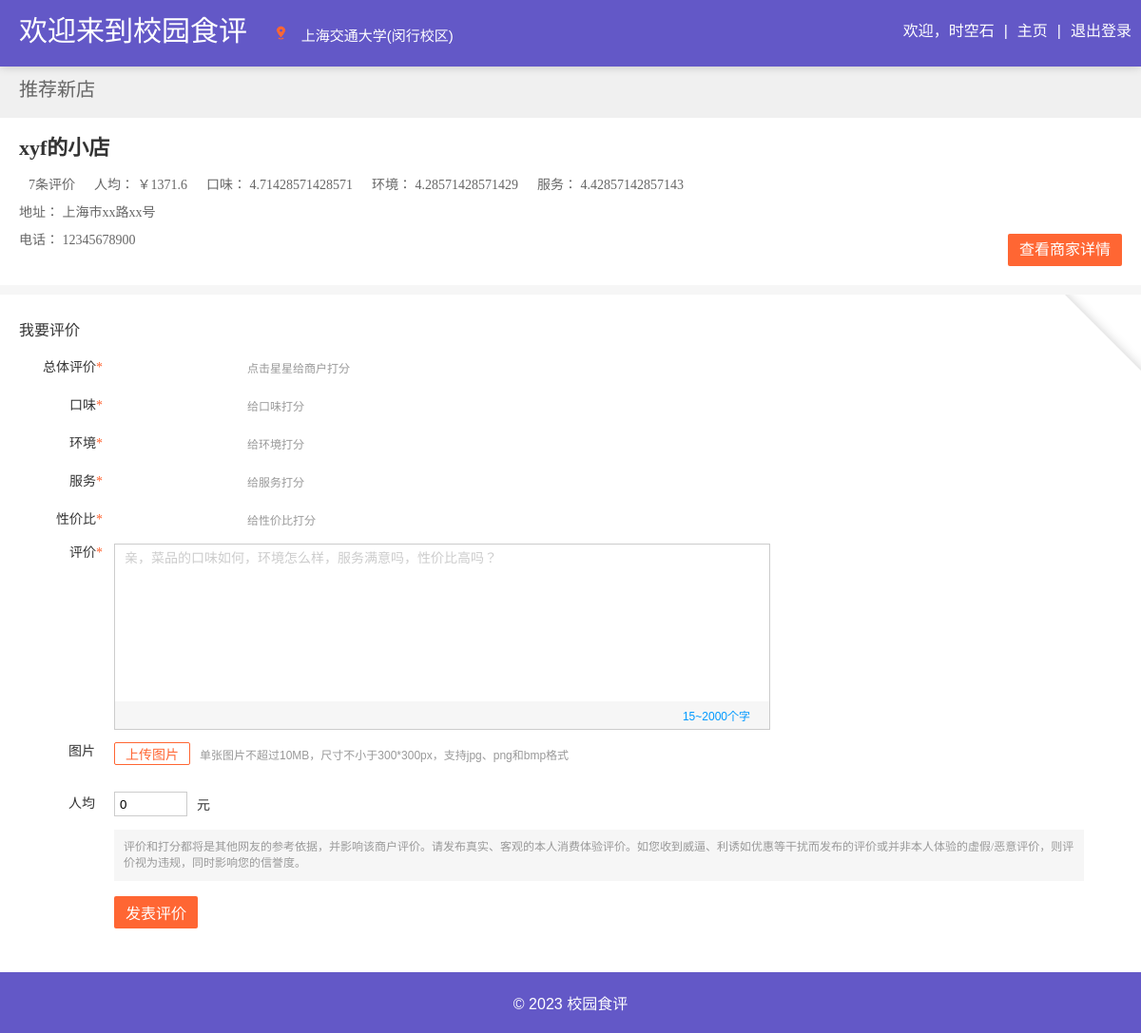
Screenshot of /1/create_comment/ (signed in) with the database file from the repository.
### post_create/models.py (models this page shows, shortened)
class Post(models.Model):
    title = models.CharField(max_length=200)
    school_name = models.CharField(max_length=200, null=True, blank=True)
    rest_remark = models.TextField(null=True, blank=True)
    author = models.CharField(max_length=255, null=True, blank=True)
    nickname = models.CharField(max_length=255, null=True, blank=True)
    address = models.CharField(max_length=255, null=True, blank=True)  # 设置默认为空字符串
    phone = models.CharField(max_length=15, default='')  # 设置默认为空字符串
    dining_methods = models.CharField(max_length=15, null=True, blank=True)
    nearby_schools = models.CharField(max_length=20, default='')  # 设置默认为空字符串
    rest_image = models.ImageField(upload_to='restaurant_images/', null=True, blank=True)
    avg_cost = models.DecimalField(max_digits=5, decimal_places=1, null=True, blank=True)
    avg_score1 = models.FloatField(null=True, blank=True)
    avg_score2 = models.FloatField(null=True, blank=True)
    avg_score3 = models.FloatField(null=True, blank=True)
    avg_score4 = models.FloatField(null=True, blank=True)
    avg_score = models.FloatField(null=True, blank=True)
    last_comment_time = models.DateTimeField(null=True, blank=True)
    high_count = models.PositiveIntegerField(default=0)
    mid_count = models.PositiveIntegerField(default=0)
    low_count = models.PositiveIntegerField(default=0)
    comment_count = models.PositiveIntegerField(default=0)
    most_recom = models.CharField(max_length=20, null=True, blank=True)

### post_create/views.py (the view, shortened to what this page needs)
# urls.py: path('<int:restaurant_id>/create_comment/', views.create_comment, name='create_comment'),
@csrf_exempt
@login_required
def create_comment(request, restaurant_id):
    restaurant = Post.objects.get(pk=restaurant_id)
    comments = Comment.objects.filter(post=restaurant)
    comment_form = CommentForm()  # 创建评论表单实例
    return render(request, 'create_comment.html',
                  {'restaurant': restaurant, 'comments': comments, 'comment_form': comment_form})

### post_create/forms.py
class CommentForm(forms.ModelForm):
    class Meta:
        model = Comment
        fields = ['score', 'score_1', 'score_2', 'score_3', 'score_4', 'per_person_cost', 'content', 'image']
        labels = {
            'score': '总体评价',
            'score_1': '口味',
            'score_2': '环境',
            'score_3': '服务',
            'score_4': '性价比',
            'per_person_cost': '人均消费',
            'content': '评价',
        }

### post_create/templates/create_comment.html (shortened to what this page needs)
<!DOCTYPE html>
{% load static %}
<html>
  <head>
    <link rel="stylesheet" href="{% static 'css/create_1.css' %}" type="text/css" />
    <link rel="stylesheet" href="{% static 'css/style.css' %}" />
    <link rel="stylesheet" href="{% static 'css/reset.css' %}" />
  </head>
  <body>
    <div class="banner">
      <div class="left-text">欢迎来到校园食评
        <a target="_blank" class="now_school">
          <span class="map-icon"></span>
          <span class="J-current-city"style="text-decoration: none; color: white;font-size: 15px">{{restaurant.school_name}}</span>
        </a>
      </div>
      <div class="right-text">
        <a href ="/logout" style="text-decoration: none; color: white">
        退出登录
        </a>
        </div>
        <div class="right-text">|</div>
        <div class="right-text">
          <a href ="/" style="text-decoration: none; color: white">
          主页
          </a>
          </div>
          <div class="right-text">|</div>
        <div class="right-text">
        <a href="/my_homepage" style="text-decoration: none; color: white">欢迎，{{ user.first_name }}</a>
        </div>
      </div>
    <div style="display: flex; justify-content: space-between">
      <div class="top">
        <div class="container">
          <ul class="clearfix">
            <li><a href="{% url 'create_post' restaurant.school_name %}"target="_blank">推荐新店</a></li>
          </ul>
        </div>
      </div>
    </div>
    <div class="review-wrapper">
      <div class="review-module">
        <div class="review-left">
          <div class="shop-info shop-info-wrapper">
            <h1 class="shop-name">{{ restaurant.title }}</h1>
            <div class="rank-info">
              <span class="reviews">{{ restaurant.comment_count }}条评价</span
              ><span class="price">人均： ￥{{ restaurant.avg_cost|default:" " }}</span
              ><span class="score"
                ><span class="item">口味： {{ restaurant.avg_score1|default:"暂无" }}</span
                ><span class="item">环境： {{ restaurant.avg_score2|default:"暂无" }}</span
                ><span class="item">服务： {{ restaurant.avg_score3|default:"暂无" }}</span></span
              >
            </div>
            <div class="address-info">
              <span class="info-name">地址：</span
              ><span class="street-address"> {{ restaurant.address }}</span>
            </div>
            <div class="tel">
              <span class="info-name">电话：</span
              ><span class="tel-number"> {{ restaurant.phone|default:" " }}</span
              >
            </div>
            <div class="more-wrap">
              <a
                class="action-view"
                href="{% url 'restaurant_detail' restaurant.id %}"
                target="_blank"
                rel="noopener noreferrer"
                >查看商家详情</a
              >
            </div>
          </div>
          <div class="review-body">
            <div class="qr-code-module">
              <div class="qr-code-wrap qr-code-container">
                <div class="qr-roll">
                  <div class="inner-qr-roll" role="presentation">
                    <div class="wrap-qr-img">
                      <span class="roll-corner"></span>
                    </div>
                  </div>
                </div>
              </div>
            </div>
            <div class="title">我要评价</div>
              <form method="POST" enctype="multipart/form-data">
                <div class="metric-star metric-star-wrapper">
                <div class="metric-star-item">
                <div class="rc-rate-name">
                  总体评价<em class="rc-rate-required">*</em>
                </div>
                <ul class="rc-rate">
                  <li
                    class="rc-rate-item-1 rc-rate-score-zero"
                    role="presentation"
                  >
                  </li>
                  <li
                    class="rc-rate-item-1 rc-rate-score-zero"
                    role="presentation"
                  >
                  </li>
                  <li
                    class="rc-rate-item-1 rc-rate-score-zero"
                    role="presentation"
                  >
                  </li>
                  <li
                    class="rc-rate-item-1 rc-rate-score-zero"
                    role="presentation"
                  >
                  </li>
                  <li
                    class="rc-rate-item-1 rc-rate-score-zero"
                    role="presentation"
                  >
                  </li>
                </ul>
                <div class="rc-rate-desc">点击星星给商户打分</div>
              </div>
              <div class="metric-star-item">
                <div class="rc-rate-name">
                  口味<em class="rc-rate-required">*</em>
                </div>
                <ul class="rc-rate">
                  <li
                    class="rc-rate-item-2 rc-rate-score-zero"
                    role="presentation"
                  >
                  </li>
                  <li
                    class="rc-rate-item-2 rc-rate-score-zero"
                    role="presentation"
                  >
                  </li>
                  <li
                    class="rc-rate-item-2 rc-rate-score-zero"
                    role="presentation"
                  >
                  </li>
                  <li
                    class="rc-rate-item-2 rc-rate-score-zero"
                    role="presentation"
                  >
                  </li>
                  <li
                    class="rc-rate-item-2 rc-rate-score-zero"
                    role="presentation"
                  >
                  </li>
                </ul>
                <div class="rc-rate-desc">给口味打分</div>
              </div>
              <div class="metric-star-item">
                <div class="rc-rate-name">
                  环境<em class="rc-rate-required">*</em>
                </div>
                <ul class="rc-rate">
                  <li
                    class="rc-rate-item-3 rc-rate-score-zero"
                    role="presentation"
                  >
                  </li>
                  <li
                    class="rc-rate-item-3 rc-rate-score-zero"
                    role="presentation"
                  >
                  </li>
                  <li
                    class="rc-rate-item-3 rc-rate-score-zero"
                    role="presentation"
                  >
                  </li>
                  <li
                    class="rc-rate-item-3 rc-rate-score-zero"
                    role="presentation"
                  >
                  </li>
                  <li
                    class="rc-rate-item-3 rc-rate-score-zero"
                    role="presentation"
                  >
                  </li>
                </ul>
                <div class="rc-rate-desc">给环境打分</div>
              </div>
              <div class="metric-star-item">
                <div class="rc-rate-name">
                  服务<em class="rc-rate-required">*</em>
                </div>
                <ul class="rc-rate">
                  <li
                    class="rc-rate-item-4 rc-rate-score-zero"
                    role="presentation"
                  >
                  </li>
                  <li
                    class="rc-rate-item-4 rc-rate-score-zero"
                    role="presentation"
                  >
                  </li>
                  <li
                    class="rc-rate-item-4 rc-rate-score-zero"
                    role="presentation"
                  >
                  </li>
                  <li
                    class="rc-rate-item-4 rc-rate-score-zero"
                    role="presentation"
                  >
                  </li>
                  <li
                    class="rc-rate-item-4 rc-rate-score-zero"
                    role="presentation"
                  >
                  </li>
                </ul>
                <div class="rc-rate-desc">给服务打分</div>
              </div>
              <div class="metric-star-item">
                <div class="rc-rate-name">
                  性价比<em class="rc-rate-required">*</em>
                </div>
                <ul class="rc-rate">
                  <li
                    class="rc-rate-item-5 rc-rate-score-zero"
                    role="presentation"
                  >
                  </li>
                  <li
                    class="rc-rate-item-5 rc-rate-score-zero"
                    role="presentation"
                  >
                  </li>
                  <li
                    class="rc-rate-item-5 rc-rate-score-zero"
                    role="presentation"
                  >
                  </li>
                  <li
                    class="rc-rate-item-5 rc-rate-score-zero"
                    role="presentation"
                  >
                  </li>
                  <li
                    class="rc-rate-item-5 rc-rate-score-zero"
                    role="presentation"
                  >
                  </li>
                </ul>
                <div class="rc-rate-desc">给性价比打分</div>
              </div>
            </div>
            <div class="text-area-module">
              <div class="module-title-text">
                评价<em class="required">*</em>
              </div>
              <div>
                <div class="comment-body">
                  <textarea
                    class="comment-text-area"
                    name="content"
                    placeholder="亲，菜品的口味如何，环境怎么样，服务满意吗，性价比高吗？"
                    style="
                      overflow: hidden;
                      overflow-wrap: break-word;
                      resize: horizontal;
                      height: 190px;
                    "
                  ></textarea>
                  <div class="emoji-wrap">
                    <div class="overnote blue">
                      15~2000个字
                    </div>
                  </div>
                </div>
              </div>
            </div>
            <div class="upload-image-module">
              <div class="module-title">图片</div>
              <div class="upload-wrapper">
                <div class="upload-info">
                  <div class="upload-module">
                    /><button class="btn btn-1 btn-upload btn-image-upload">
                      <span>上传图片</span>
                    </button>
                  </div>
                  <div class="upload-desc">
                    单张图片不超过10MB，尺寸不小于300*300px，支持jpg、png和bmp格式
                  </div>
                </div>
              </div>
            </div>
            <div class="expense-module">
              <div class="expense-item">
                <div class="module-title">人均</div>
                <div class="expense-wrapper">
                  <input
                    class="expense-input"
                    type="text"
                    name="per_person_cost"
                    value="0"
                    data-title="人均"
                    data-index="0"
                  />
                  <div class="unit">元</div>
                </div>
              </div>
            </div>
            <div class="warn">
              评价和打分都将是其他网友的参考依据，并影响该商户评价。请发布真实、客观的本人消费体验评价。如您收到威逼、利诱如优惠等干扰而发布的评价或并非本人体验的虚假/恶意评价，则评价视为违规，同时影响您的信誉度。
            </div>
            <div class="btn-block-module">
              <div class="btn-block-wrapper">
                <div class="btn-wrapper">
                  <button class="btn btn-2"><span>发表评价</span></button>
                </div>
              </div>
            </div>
             </form>
          </div>
        </div>
      </div>
    </div>
    <footer>
      <p>&copy; 2023 校园食评</p>
    </footer>
  </body>
</html>

### post_create/static/css/style.css (style rules this page uses)
h1, blockquote, dl, dt, dd, ul, ol, li, pre, form, fieldset, legend, button, input, textarea, th, td { margin: 0; padding: 0; }
ul { list-style: none; }
a { text-decoration: none; color: #666; }
.clearfix::after { content: ""; display: block; clear: both; }
body { font-family: Arial, sans-serif; margin: 0; padding: 0; }
.banner { background-color: #6358c7; color: #fff; padding: 10px 0; text-align: center; position: fixed; line-height: 45px; top: 0; left: 0; right: 0; z-index: 999; box-shadow: 0px 0px 10px rgba(0, 0, 0, 0.2); }
.left-text { float: left; padding-left: 20px; font-family: "华文行楷", sans-serif; font-size: 30px; }
.right-text { float: right; padding-right: 10px; }
.top { height: 40px; margin-top: 20px; margin-left: 20px; }
.top li { float: left; height: 40px; line-height: 40px; color: #999; }
.top li a { font-size: 20px; padding: 0 20px; border-right: 1px #7f6666 solid; }
.top li:first-child a { padding-left: 0; }
.top li:last-child a { border: 0; }
form { margin-top: 20px; }
form input, form textarea { width: 100%; padding: 10px; }
footer { text-align: center; padding: 20px; background: #6358c7; color: #fff; bottom:0; }
.now_school { margin-left: 10px; }
.map-icon { background-repeat: no-repeat; display: inline-block; width: 30px; height: 35px; vertical-align: middle; background-size: 35px auto; background-position: left center; position: relative; top: -1px; }

### rows the page displays
Post: school_name "上海交通大学(闵行校区)", title "xyf的小店", comment_count "7", avg_cost "1371.6", avg_score1 "4.71428571428571", avg_score2 "4.28571428571429", avg_score3 "4.42857142857143", address "上海市xx路xx号", phone "12345678900"

### other values shown
{{ user.first_name }} "时空石"
